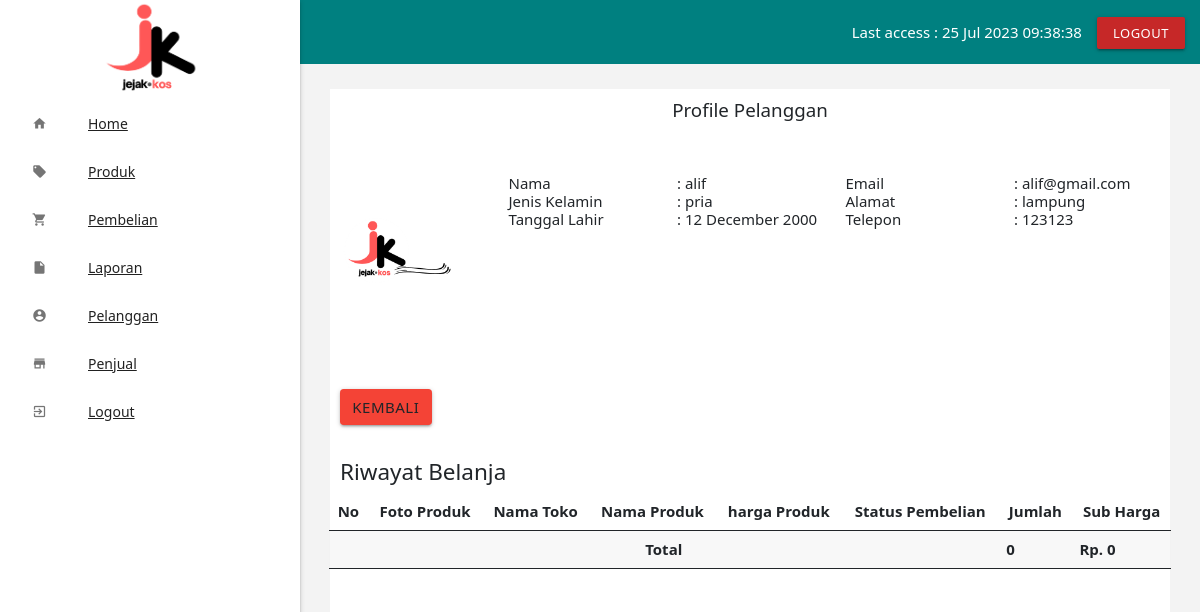
The app's page /admin/index.php?halaman=detailpelanggan&id=6 (signed in) with its own data.
### tables this page shows
CREATE TABLE `pelanggan` (
  `id_pelanggan` int(50) NOT NULL,
  `email_pelanggan` varchar(100) NOT NULL,
  `password_pelanggan` varchar(50) NOT NULL,
  `nama_pelanggan` varchar(50) NOT NULL,
  `jk_pelanggan` enum('pria','wanita','','') NOT NULL,
  `tgl_lahir` date NOT NULL,
  `alamat_pelanggan` text NOT NULL,
  `telepon_pelanggan` varchar(25) NOT NULL,
  `foto_pelanggan` varchar(100) NOT NULL,
  `status` enum('pelanggan','penjual','','') NOT NULL DEFAULT 'pelanggan'
);

### admin/detailpelanggan.php (the view, shortened to what this page needs)
<?php
$id_pelanggan= $_GET["id"];
$ambil = $koneksi->query("SELECT * FROM pelanggan WHERE id_pelanggan='$id_pelanggan'");
$detail_pelanggan =$ambil->fetch_assoc();
?>
<h5 class="text-center">Profile Pelanggan</h5>
<br><br>
<div class="row">
	<div class="col s2">
		<img src="../assets/img/pelanggan/<?php echo $detail_pelanggan['foto_pelanggan'] ?>" style="height: 150px; width: 150px;" class="circle">
	</div>
	<div class="col s2">
		<h6>
				Nama <br>
				Jenis Kelamin <br>
				Tanggal Lahir
		</h6>
	</div>
	<div class="col s4">
		<h6>
			: <?php echo $detail_pelanggan['nama_pelanggan'] ?><br>
			: <?php echo $detail_pelanggan['jk_pelanggan'] ?><br>
			: <?php echo date("d F Y",strtotime(	$detail_pelanggan['tgl_lahir'])) ?>
		</h6>
	</div>
	<div class="col s1">
		<h6>
				Email  <br>
				Alamat <br>
				Telepon   <br>
		</h6>
	</div>
	<div class="col s3">
		<h6>
			: <?php echo $detail_pelanggan['email_pelanggan'] ?><br>
			: <?php echo $detail_pelanggan['alamat_pelanggan'] ?><br>
			: <?php echo $detail_pelanggan['telepon_pelanggan'] ?>
		</h6>
	</div>
	<br>
</div>
<br>
<br>
<a href="index.php?halaman=pelanggan" class="btn red">Kembali</a>
<br>
<br>
<div class="row">
	<h4>Riwayat Belanja</h4>
	<table class="table striped centered hoverable">
		<thead>
			<tr>
				<th>No</th>
				<th>Foto Produk</th>
				<th>Nama Toko</th>
				<th>Nama Produk</th>
				<th>harga Produk</th>
				<th>Status Pembelian</th>
				<th>Jumlah</th>
				<th>Sub Harga</th>
			</tr>
		</thead>
		<tbody>
			<?php
			$jumlah = 0;
			$subharga = 0 ;
				?>
				<tr>
					<th colspan="6" class="center">Total</th>
					<th><?php echo 	$jumlah; ?></th>
					<th>Rp. <?php echo 	number_format($subharga); ?></th>
				</tr>
			</tbody>
		</table>
	</div>

### assets/css/adminstyle.css (style rules this page uses)
body { font-family: 'Open Sans', sans-serif; }
.text-center { text-align:center; }
h4 { padding-top:10px; }

### records on screen
pelanggan: foto_pelanggan (picture), nama_pelanggan "alif", jk_pelanggan "pria", tgl_lahir "12 December 2000", email_pelanggan "alif@gmail.com", alamat_pelanggan "lampung", telepon_pelanggan "123123"

### other values on screen
$jumlah "0"
$subharga "0"
